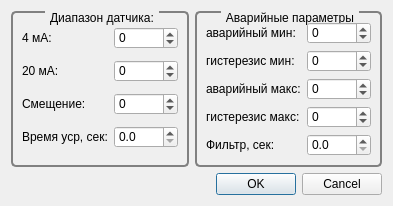
<?xml version="1.0" encoding="UTF-8"?>
<ui version="4.0">
 <class>DialogTemperatureConfig</class>
 <widget class="QDialog" name="DialogTemperatureConfig">
  <property name="geometry">
   <rect>
    <x>0</x>
    <y>0</y>
    <width>370</width>
    <height>198</height>
   </rect>
  </property>
  <property name="windowTitle">
   <string>Настройка датчика температуры</string>
  </property>
  <layout class="QGridLayout" name="gridLayout_3">
   <item row="0" column="0">
    <widget class="QGroupBox" name="groupBox_2">
     <property name="styleSheet">
      <string notr="true">QGroupBox {
    background-color: qlineargradient(x1: 0, y1: 0, x2: 0, y2: 1,
                                      stop: 0 #E0F0E0, stop: 1 #FFFFFF);
    border: 2px solid gray;
    border-radius: 5px;
    margin-top: 5ex; /* leave space at the top for the title */
}

QGroupBox::title {
    subcontrol-origin: margin;
    subcontrol-position: top center; /* position at the top center */
    padding: 0 3px;
    background-color: qlineargradient(x1: 0, y1: 0, x2: 0, y2: 1,
                                      stop: 0 #E0F0E0, stop: 1 #FFFFFF);
}</string>
     </property>
     <property name="title">
      <string>Диапазон датчика:</string>
     </property>
     <layout class="QGridLayout" name="gridLayout_2">
      <item row="0" column="0">
       <widget class="QLabel" name="label_2">
        <property name="text">
         <string>4 мА:</string>
        </property>
       </widget>
      </item>
      <item row="0" column="1">
       <widget class="QDoubleSpinBox" name="doubleSpinBox4ma">
        <property name="decimals">
         <number>0</number>
        </property>
        <property name="minimum">
         <double>-1000.000000000000000</double>
        </property>
        <property name="maximum">
         <double>1000.000000000000000</double>
        </property>
       </widget>
      </item>
      <item row="1" column="0">
       <widget class="QLabel" name="label_3">
        <property name="text">
         <string>20 мА:</string>
        </property>
       </widget>
      </item>
      <item row="1" column="1">
       <widget class="QDoubleSpinBox" name="doubleSpinBox20ma">
        <property name="decimals">
         <number>0</number>
        </property>
        <property name="minimum">
         <double>-1000.000000000000000</double>
        </property>
        <property name="maximum">
         <double>1000.000000000000000</double>
        </property>
       </widget>
      </item>
      <item row="2" column="0">
       <widget class="QLabel" name="label_4">
        <property name="text">
         <string>Смещение:</string>
        </property>
       </widget>
      </item>
      <item row="2" column="1">
       <widget class="QDoubleSpinBox" name="doubleSpinBoxOffset">
        <property name="decimals">
         <number>0</number>
        </property>
        <property name="minimum">
         <double>-1000.000000000000000</double>
        </property>
        <property name="maximum">
         <double>1000.000000000000000</double>
        </property>
       </widget>
      </item>
      <item row="3" column="0">
       <widget class="QLabel" name="label_9">
        <property name="text">
         <string>Время уср, сек:</string>
        </property>
       </widget>
      </item>
      <item row="3" column="1">
       <widget class="QDoubleSpinBox" name="doubleSpinBoxAverageTime">
        <property name="decimals">
         <number>1</number>
        </property>
        <property name="maximum">
         <double>3000.000000000000000</double>
        </property>
       </widget>
      </item>
     </layout>
    </widget>
   </item>
   <item row="0" column="1">
    <widget class="QGroupBox" name="groupBox_3">
     <property name="styleSheet">
      <string notr="true">QGroupBox {
    background-color: qlineargradient(x1: 0, y1: 0, x2: 0, y2: 1,
                                      stop: 0 #F0E0E0, stop: 1 #FFFFFF);
    border: 2px solid gray;
    border-radius: 5px;
    margin-top: 5ex; /* leave space at the top for the title */
}

QGroupBox::title {
    subcontrol-origin: margin;
    subcontrol-position: top center; /* position at the top center */
    padding: 0 3px;
    background-color: qlineargradient(x1: 0, y1: 0, x2: 0, y2: 1,
                                      stop: 0 #F0E0E0, stop: 1 #FFFFFF);
}</string>
     </property>
     <property name="title">
      <string>Аварийные параметры</string>
     </property>
     <layout class="QGridLayout" name="gridLayout">
      <item row="0" column="0">
       <widget class="QLabel" name="label">
        <property name="text">
         <string>аварийный мин:</string>
        </property>
       </widget>
      </item>
      <item row="0" column="1">
       <widget class="QDoubleSpinBox" name="doubleSpinBoxAvarMin">
        <property name="decimals">
         <number>0</number>
        </property>
        <property name="minimum">
         <double>-1000.000000000000000</double>
        </property>
        <property name="maximum">
         <double>1000.000000000000000</double>
        </property>
       </widget>
      </item>
      <item row="1" column="0">
       <widget class="QLabel" name="label_5">
        <property name="text">
         <string>гистерезис мин:</string>
        </property>
       </widget>
      </item>
      <item row="1" column="1">
       <widget class="QDoubleSpinBox" name="doubleSpinBoxHysteresisMin">
        <property name="decimals">
         <number>0</number>
        </property>
        <property name="minimum">
         <double>-1000.000000000000000</double>
        </property>
        <property name="maximum">
         <double>1000.000000000000000</double>
        </property>
       </widget>
      </item>
      <item row="2" column="0">
       <widget class="QLabel" name="label_6">
        <property name="text">
         <string>аварийный макс:</string>
        </property>
       </widget>
      </item>
      <item row="2" column="1">
       <widget class="QDoubleSpinBox" name="doubleSpinBoxAvarMax">
        <property name="decimals">
         <number>0</number>
        </property>
        <property name="minimum">
         <double>-1000.000000000000000</double>
        </property>
        <property name="maximum">
         <double>1000.000000000000000</double>
        </property>
       </widget>
      </item>
      <item row="3" column="0">
       <widget class="QLabel" name="label_7">
        <property name="text">
         <string>гистерезис макс:</string>
        </property>
       </widget>
      </item>
      <item row="3" column="1">
       <widget class="QDoubleSpinBox" name="doubleSpinBoxHysteresisMax">
        <property name="decimals">
         <number>0</number>
        </property>
        <property name="minimum">
         <double>-1000.000000000000000</double>
        </property>
        <property name="maximum">
         <double>1000.000000000000000</double>
        </property>
       </widget>
      </item>
      <item row="4" column="0">
       <widget class="QLabel" name="label_8">
        <property name="text">
         <string>Фильтр, сек:</string>
        </property>
       </widget>
      </item>
      <item row="4" column="1">
       <widget class="QDoubleSpinBox" name="doubleSpinBoxFilterTime">
        <property name="decimals">
         <number>1</number>
        </property>
        <property name="maximum">
         <double>3000.000000000000000</double>
        </property>
       </widget>
      </item>
     </layout>
    </widget>
   </item>
   <item row="1" column="0" colspan="2">
    <widget class="QDialogButtonBox" name="buttonBox">
     <property name="orientation">
      <enum>Qt::Horizontal</enum>
     </property>
     <property name="standardButtons">
      <set>QDialogButtonBox::Cancel|QDialogButtonBox::Ok</set>
     </property>
    </widget>
   </item>
  </layout>
 </widget>
 <resources/>
 <connections>
  <connection>
   <sender>buttonBox</sender>
   <signal>accepted()</signal>
   <receiver>DialogTemperatureConfig</receiver>
   <slot>accept()</slot>
   <hints>
    <hint type="sourcelabel">
     <x>248</x>
     <y>254</y>
    </hint>
    <hint type="destinationlabel">
     <x>157</x>
     <y>274</y>
    </hint>
   </hints>
  </connection>
  <connection>
   <sender>buttonBox</sender>
   <signal>rejected()</signal>
   <receiver>DialogTemperatureConfig</receiver>
   <slot>reject()</slot>
   <hints>
    <hint type="sourcelabel">
     <x>316</x>
     <y>260</y>
    </hint>
    <hint type="destinationlabel">
     <x>286</x>
     <y>274</y>
    </hint>
   </hints>
  </connection>
 </connections>
</ui>
